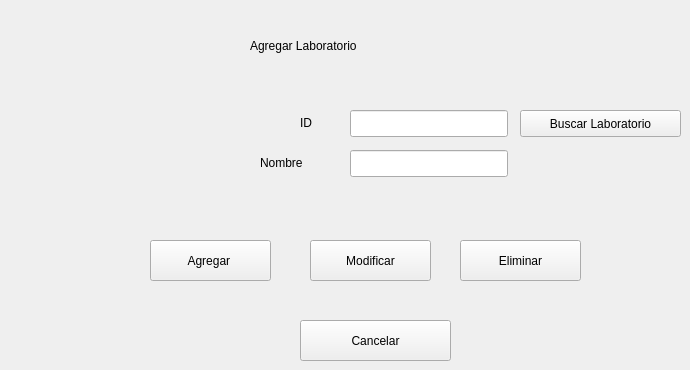
       <widget class="QWidget" name="tab_10">
        <attribute name="title">
         <string>Agregar Laboratorio</string>
        </attribute>
        <widget class="QLabel" name="label_58">
         <property name="geometry">
          <rect>
           <x>250</x>
           <y>30</y>
           <width>261</width>
           <height>31</height>
          </rect>
         </property>
         <property name="styleSheet">
          <string notr="true">font: italic 20pt &quot;URW Palladio L&quot;;</string>
         </property>
         <property name="text">
          <string>Agregar Laboratorio</string>
         </property>
        </widget>
        <widget class="QLineEdit" name="tf_Laboratorio_id_2">
         <property name="geometry">
          <rect>
           <x>350</x>
           <y>110</y>
           <width>158</width>
           <height>27</height>
          </rect>
         </property>
        </widget>
        <widget class="QLabel" name="label_59">
         <property name="geometry">
          <rect>
           <x>300</x>
           <y>110</y>
           <width>21</width>
           <height>26</height>
          </rect>
         </property>
         <property name="text">
          <string>ID</string>
         </property>
        </widget>
        <widget class="QLabel" name="label_60">
         <property name="geometry">
          <rect>
           <x>260</x>
           <y>150</y>
           <width>61</width>
           <height>26</height>
          </rect>
         </property>
         <property name="text">
          <string>Nombre</string>
         </property>
        </widget>
        <widget class="QLineEdit" name="tf_Laboratorio_nombre_2">
         <property name="geometry">
          <rect>
           <x>350</x>
           <y>150</y>
           <width>158</width>
           <height>27</height>
          </rect>
         </property>
        </widget>
        <widget class="QPushButton" name="bt_Laboratorio_agregar_2">
         <property name="geometry">
          <rect>
           <x>150</x>
           <y>240</y>
           <width>121</width>
           <height>41</height>
          </rect>
         </property>
         <property name="text">
          <string>Agregar </string>
         </property>
        </widget>
        <widget class="QPushButton" name="bt_Laboratorio_cancelar_2">
         <property name="geometry">
          <rect>
           <x>300</x>
           <y>320</y>
           <width>151</width>
           <height>41</height>
          </rect>
         </property>
         <property name="text">
          <string>Cancelar</string>
         </property>
        </widget>
        <widget class="QPushButton" name="bt_Laboratorio_Modificar_2">
         <property name="geometry">
          <rect>
           <x>310</x>
           <y>240</y>
           <width>121</width>
           <height>41</height>
          </rect>
         </property>
         <property name="text">
          <string>Modificar</string>
         </property>
        </widget>
        <widget class="QPushButton" name="bt_Laboratorio_Eliminar_2">
         <property name="geometry">
          <rect>
           <x>460</x>
           <y>240</y>
           <width>121</width>
           <height>41</height>
          </rect>
         </property>
         <property name="text">
          <string>Eliminar</string>
         </property>
        </widget>
        <widget class="QPushButton" name="bt_FindLaboratorio_2">
         <property name="geometry">
          <rect>
           <x>520</x>
           <y>110</y>
           <width>161</width>
           <height>27</height>
          </rect>
         </property>
         <property name="text">
          <string>Buscar Laboratorio</string>
         </property>
        </widget>
       </widget>
